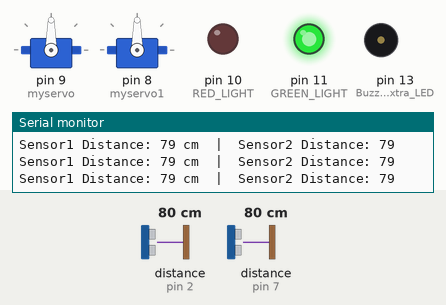
This sketch was run on a simulated Arduino Uno, built with avr-gcc and run on an emulated ATmega328P. Parts: 2 × servo, output pins drawn as LEDs (lit = HIGH), buzzer (waves = sounding, pin HIGH), the last lines printed to the serial monitor. Wiring (inferred from the names in the program): 2 × ultrasonic range finder: trigger pin 3, echo pin 2 / trigger pin 6, echo pin 7. Inputs (shaded band) come from the test bench; at power-on: distance to the obstacle (sensors on pin 2, pin 7) 80 cm. The echo pulse lasts 58.3 µs per cm; pins used as bus, display or sensor lines are not drawn.

Above: at 1.2 s.
1.3 s: distance to the obstacle (sensor on pin 2) set to 9 cm
2.8 s: distance to the obstacle (sensor on pin 2) set to 6 cm
At 4.8 s:
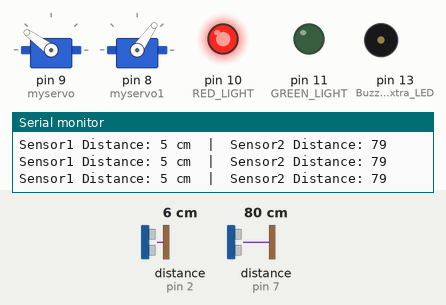
5.1 s: distance to the obstacle (sensor on pin 2) set to 18 cm
At 6.7 s:
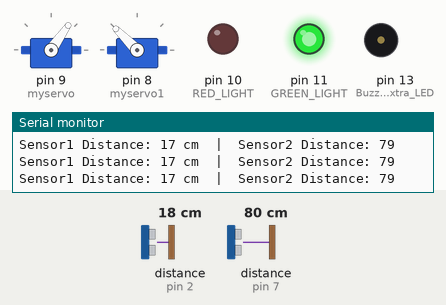
7.3 s: distance to the obstacle (sensor on pin 7) set to 9 cm
8.8 s: distance to the obstacle (sensor on pin 7) set to 6 cm
At 10.4 s:
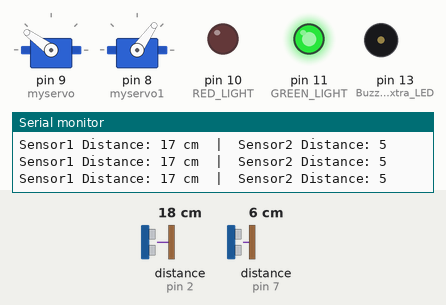
11.2 s: distance to the obstacle (sensor on pin 7) set to 18 cm
At 11.9 s:
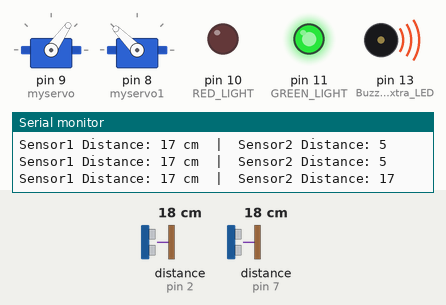
Timing chart, 0 to 14.2 s (numbered marks = the images above; inputs shaded):
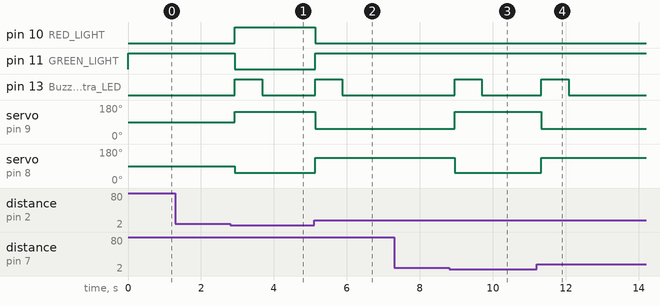

The sketch:

railtrack.ino
```cpp
#define trigPin1 3
#define echoPin1 2
#define trigPin2 6
#define echoPin2 7
#define sound A0

#include <Servo.h>

Servo myservo;   // for one gate arm
Servo myservo1;  // for the other gate arm

bool gateOpen = true; // to keep track of gate state

// Traffic light pins
#define RED_LIGHT 10
#define GREEN_LIGHT 11

void setup() {
  myservo.attach(9);   // attaches the servo on pin 9
  myservo1.attach(8);  // attaches the servo on pin 8
  Serial.begin(9600);

  pinMode(trigPin1, OUTPUT);
  pinMode(echoPin1, INPUT);
  pinMode(trigPin2, OUTPUT);
  pinMode(echoPin2, INPUT);
  pinMode(13, OUTPUT); // Buzzer or extra LED

  pinMode(RED_LIGHT, OUTPUT);
  pinMode(GREEN_LIGHT, OUTPUT);
}

void loop() {
  long duration1, distance1;
  long duration2, distance2;

  // Sensor 1
  digitalWrite(trigPin1, LOW);
  delayMicroseconds(2);
  digitalWrite(trigPin1, HIGH);
  delayMicroseconds(10);
  digitalWrite(trigPin1, LOW);
  duration1 = pulseIn(echoPin1, HIGH);
  distance1 = (duration1 / 2) / 29.1;

  // Sensor 2
  digitalWrite(trigPin2, LOW);
  delayMicroseconds(2);
  digitalWrite(trigPin2, HIGH);
  delayMicroseconds(10);
  digitalWrite(trigPin2, LOW);
  duration2 = pulseIn(echoPin2, HIGH);
  distance2 = (duration2 / 2) / 29.1;

  Serial.print("Sensor1 Distance: ");
  Serial.print(distance1);
  Serial.print(" cm  |  Sensor2 Distance: ");
  Serial.println(distance2);

  // 🚨 Traffic Light Logic
  if (distance1 < 7) {  // Train arriving
    digitalWrite(RED_LIGHT, HIGH);    // Red ON
    digitalWrite(GREEN_LIGHT, LOW);   // Green OFF
  }
  else if (distance2 < 7) {  // Train departing
    digitalWrite(RED_LIGHT, LOW);     // Red OFF
    digitalWrite(GREEN_LIGHT, HIGH);  // Green ON
  }
  else {
    // Default state: green ON, red OFF
    digitalWrite(RED_LIGHT, LOW);
    digitalWrite(GREEN_LIGHT, HIGH);
  }

  // 🚧 Gate control logic
  if (distance1 < 7 || distance2 < 7) {   // Object detected
    if (gateOpen) {
      gateOpen = false;
      myservo1.write(55);
      myservo.write(144);
      digitalWrite(13, HIGH); // buzzer or extra LED
      delay(750);
    }
  } else {                                // No object
    if (!gateOpen) {
      gateOpen = true;
      myservo1.write(135);
      myservo.write(55);
      digitalWrite(13, HIGH);
      delay(750);
    }
  }

  digitalWrite(13, LOW);
  delay(200);
}
```

Measured:
- the behaviour switches between 8 and 7 cm on distance to the obstacle (sensor on pin 2) (found by bisection; images 0 and 1)
- the behaviour switches between 8 and 7 cm on distance to the obstacle (sensor on pin 7) (found by bisection; images 2 and 3)
- after the input at 2.8 s, pin 10 (RED_LIGHT): LOW → HIGH after 0.13 s; pin 11 (GREEN_LIGHT): HIGH → LOW after 0.13 s; pin 13 (Buzzer_or_extra_LED): LOW → HIGH after 0.13 s, → LOW 0.75 s later; servo on pin 9 (myservo): 90° → 144° after 0.13 s; servo on pin 8 (myservo1): 90° → 55° after 0.13 s
- after the input at 5.1 s, pin 10 (RED_LIGHT): HIGH → LOW at once; pin 11 (GREEN_LIGHT): LOW → HIGH at once; pin 13 (Buzzer_or_extra_LED): LOW → HIGH at once, → LOW 0.75 s later; servo on pin 9 (myservo): 144° → 55° at once; servo on pin 8 (myservo1): 55° → 135° at once
- after the input at 8.8 s, pin 13 (Buzzer_or_extra_LED): LOW → HIGH after 0.15 s, → LOW 0.75 s later; servo on pin 9 (myservo): 55° → 144° after 0.15 s; servo on pin 8 (myservo1): 135° → 55° after 0.15 s
- after the input at 11.2 s, pin 13 (Buzzer_or_extra_LED): LOW → HIGH after 0.13 s, → LOW 0.75 s later; servo on pin 9 (myservo): 144° → 55° after 0.13 s; servo on pin 8 (myservo1): 55° → 135° after 0.13 s
